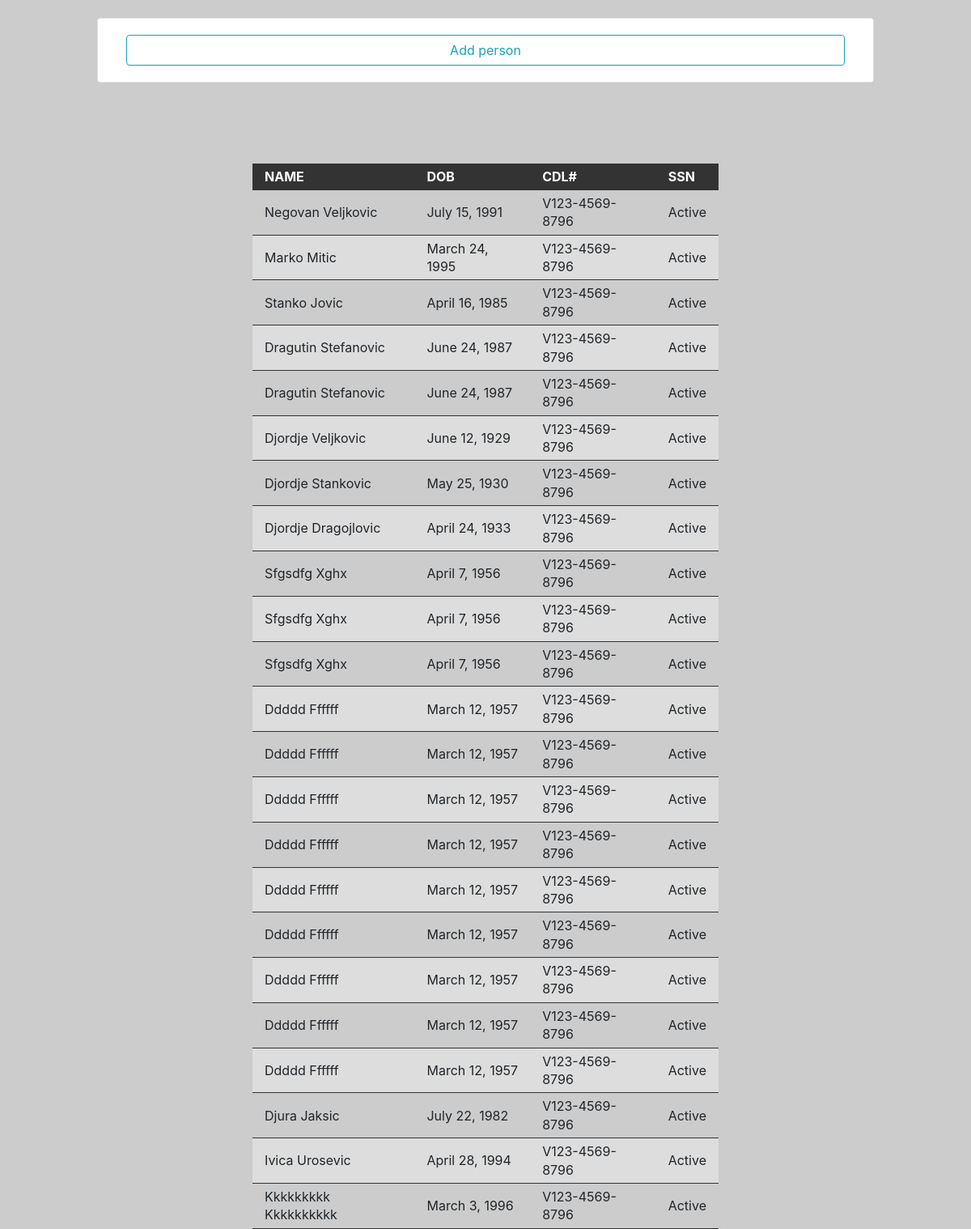
The page /dq/ on the database its author committed.
### dq/models.py (models this page shows, shortened)
class Person(models.Model):
    first_name = models.CharField(max_length=100)
    last_name = models.CharField(max_length=100)
    dob = models.DateField()
    ssn = models.PositiveIntegerField(unique=True, validators=[MaxValueValidator(999999999)])

### dq/views.py (the view)
# urls.py: path('', views.home, name='home'),
def home(request):
    persons = Person.objects.all()
    context = {
        'title': 'people',
        'persons': persons
    }
    return render(request, "dq/person_list.html", context)

### dq/templates/dq/person_list.html
{% extends 'dq/base.html' %}}
{% block content %}
    <br>
    <div class="container card">
      <div class="card-body">
        <a href="{% url 'dq:person-create' %}" class="btn btn-outline-info my-btn" role="button" aria-pressed="true">Add person</a>
      </div>
    </div>
    {% include 'dq/_table_person.html' %}
{% endblock %}

### dq/templates/dq/_table_person.html
    <table class="tbl-people">
            <thead>
                <tr>
                    <th>name</th>
                    <th>dob</th>
                    <th>cdl#</th>
                    <th>ssn</th>
                </tr>
            </thead>
            <tbody>
                {% for person in persons %}
                    <tr>
                        <td><a href="{% url 'dq:person-detail' person.id %}">{{ person.first_name }} {{ person.last_name }}</a></td>
                        <td>{{ person.dob }}</td>
                        <td>V123-4569-8796</td>
                        <td>active</td>
                    </tr>
                {% endfor %}
            </tbody>
     </table>

### dq/static/dq/css/style.css (style rules this page uses)
:root { --primary: #ddd; --dark: #333; --light: #fff; --shadow: 0 1px 5px rgba(104, 104, 104, 0.8); }
html { margin: 0; padding: 0; box-sizing: border-box; }
body { background: #ccc; line-height: 1.4; width: 80%; margin: auto; }
.my-btn { width: 100%; }
.tbl-people { width: 60%; margin: auto; border-collapse: collapse; margin-top: 100px; font-size: 1rem; text-align: left; }
.tbl-people a { text-decoration: none; color: inherit; }
.tbl-people thead tr { background: var(--dark); color: var(--light); text-transform: uppercase; }
.tbl-people th, .tbl-people td { padding: 5px 15px; }
.tbl-people tbody tr { border-bottom: 1px solid var(--dark); text-transform: capitalize; }
.tbl-people tbody tr:nth-of-type(even) { background: var(--primary); }

### rows shown on the page
Person: first_name "Negovan", last_name "Veljkovic", dob "July 15, 1991"
Person: first_name "Marko", last_name "Mitic", dob "March 24, 1995"
Person: first_name "Stanko", last_name "Jovic", dob "April 16, 1985"
Person: first_name "Dragutin", last_name "Stefanovic", dob "June 24, 1987"
Person: first_name "Dragutin", last_name "Stefanovic", dob "June 24, 1987"
Person: first_name "Djordje", last_name "Veljkovic", dob "June 12, 1929"
Person: first_name "Djordje", last_name "Stankovic", dob "May 25, 1930"
Person: first_name "Djordje", last_name "Dragojlovic", dob "April 24, 1933"
Person: first_name "Sfgsdfg", last_name "Xghx", dob "April 7, 1956"
Person: first_name "Sfgsdfg", last_name "Xghx", dob "April 7, 1956"
Person: first_name "Sfgsdfg", last_name "Xghx", dob "April 7, 1956"
Person: first_name "Ddddd", last_name "Ffffff", dob "March 12, 1957"
Person: first_name "Ddddd", last_name "Ffffff", dob "March 12, 1957"
Person: first_name "Ddddd", last_name "Ffffff", dob "March 12, 1957"
Person: first_name "Ddddd", last_name "Ffffff", dob "March 12, 1957"
Person: first_name "Ddddd", last_name "Ffffff", dob "March 12, 1957"
Person: first_name "Ddddd", last_name "Ffffff", dob "March 12, 1957"
Person: first_name "Ddddd", last_name "Ffffff", dob "March 12, 1957"
Person: first_name "Ddddd", last_name "Ffffff", dob "March 12, 1957"
Person: first_name "Ddddd", last_name "Ffffff", dob "March 12, 1957"
Person: first_name "Djura", last_name "Jaksic", dob "July 22, 1982"
Person: first_name "Ivica", last_name "Urosevic", dob "April 28, 1994"
Person: first_name "Kkkkkkkkk", last_name "Kkkkkkkkkk", dob "March 3, 1996"
